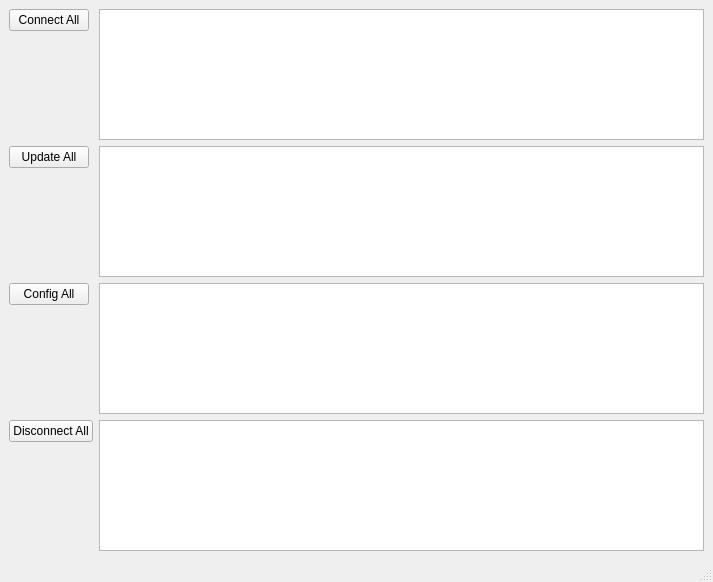
<?xml version="1.0" encoding="UTF-8"?>
<ui version="4.0">
 <class>MainWindow</class>
 <widget class="QMainWindow" name="MainWindow">
  <property name="geometry">
   <rect>
    <x>0</x>
    <y>0</y>
    <width>713</width>
    <height>582</height>
   </rect>
  </property>
  <property name="windowTitle">
   <string>MainWindow</string>
  </property>
  <widget class="QWidget" name="centralwidget">
   <layout class="QFormLayout" name="formLayout_2">
    <item row="1" column="1">
     <widget class="QPlainTextEdit" name="updateLog"/>
    </item>
    <item row="1" column="0">
     <widget class="QPushButton" name="updateAllButton">
      <property name="text">
       <string>Update All</string>
      </property>
     </widget>
    </item>
    <item row="0" column="0">
     <widget class="QPushButton" name="connectAllButton">
      <property name="text">
       <string>Connect All</string>
      </property>
     </widget>
    </item>
    <item row="3" column="0">
     <widget class="QPushButton" name="disconnectAllButton">
      <property name="text">
       <string>Disconnect All</string>
      </property>
     </widget>
    </item>
    <item row="0" column="1">
     <widget class="QPlainTextEdit" name="connectLog"/>
    </item>
    <item row="3" column="1">
     <widget class="QPlainTextEdit" name="disconnectLog"/>
    </item>
    <item row="2" column="1">
     <widget class="QPlainTextEdit" name="configLog"/>
    </item>
    <item row="2" column="0">
     <widget class="QPushButton" name="configAllButton">
      <property name="text">
       <string>Config All</string>
      </property>
     </widget>
    </item>
   </layout>
  </widget>
  <widget class="QMenuBar" name="menubar">
   <property name="geometry">
    <rect>
     <x>0</x>
     <y>0</y>
     <width>713</width>
     <height>21</height>
    </rect>
   </property>
  </widget>
  <widget class="QStatusBar" name="statusbar"/>
 </widget>
 <resources/>
 <connections/>
</ui>
